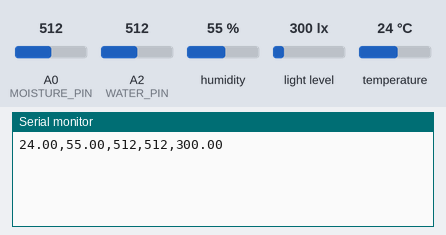
Recording of a sketch running on a simulated Arduino Uno, built with avr-gcc and run on an emulated ATmega328P. On the bench: the last lines printed to the serial monitor. The inputs (shaded band) are chosen by the test bench; at power-on: humidity 55 %, light level 300 lx, A0 (MOISTURE_PIN) = 512, A2 (WATER_PIN) = 512, temperature 24 °C.

Above: at 2.7 s.
2.8 s: humidity set to 22 %
At 7.8 s:
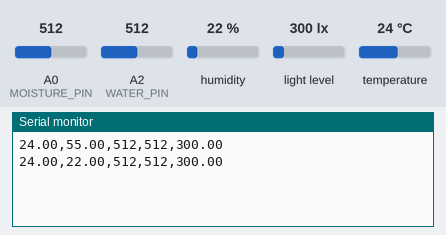
8.8 s: light level set to 40 lx
At 12.5 s:
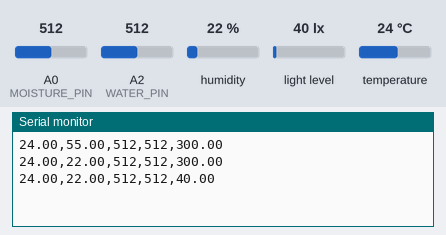
14.8 s: A0 (MOISTURE_PIN) set to 716
At 17.3 s:
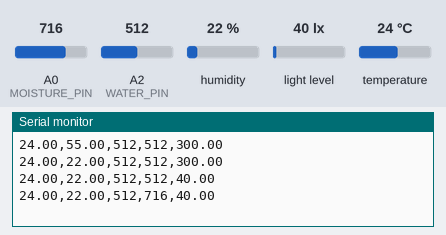
20.8 s: A2 (WATER_PIN) set to 716
At 22.1 s:
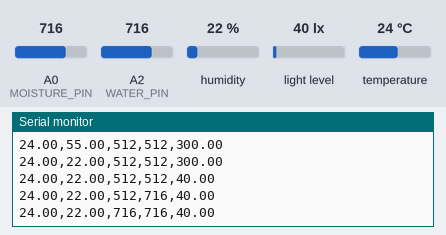
26.8 s: temperature set to 12 °C
At 26.8 s:
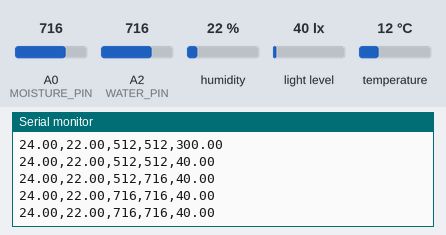
32.8 s: light level set to 500 lx
At 37.5 s:
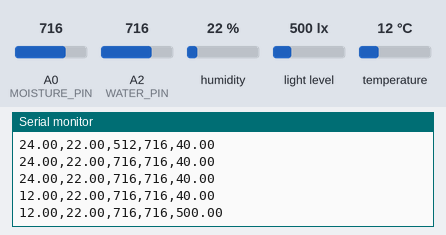
Timing chart, 0 to 39.0 s (numbered marks = the images above; inputs shaded):
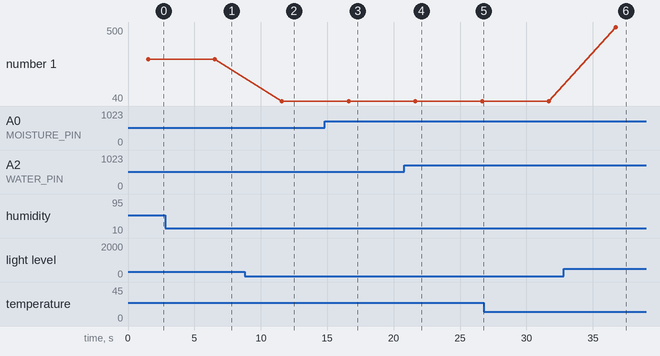

The sketch:

arduino.ino
```cpp
#include "dht.h"
#include <BH1750.h>
#include <Wire.h>
#define DHT_PIN A1
#define WATER_PIN A2
#define MOISTURE_PIN A0
BH1750 lightMeter;
dht DHT;
void setup() {
  Serial.begin(9600);
  Wire.begin();
  lightMeter.begin();
  delay(1500);
}
void loop() {
  float lux = lightMeter.readLightLevel();
  DHT.read11(DHT_PIN);
  Serial.print(DHT.temperature); Serial.print(",");
  Serial.print(DHT.humidity); Serial.print(",");
  Serial.print(analogRead(WATER_PIN)); Serial.print(",");
  Serial.print(analogRead(MOISTURE_PIN)); Serial.print(",");
  Serial.println(lux);
  delay(5000);
}
```

Measured:
- after the input at 2.8 s, the serial monitor: prints a new line after 3.8 s (image 1)
- after the input at 8.8 s, the serial monitor: prints a new line after 2.8 s (image 2)
- after the input at 14.8 s, the serial monitor: prints a new line after 1.8 s (image 3)
- after the input at 20.8 s, the serial monitor: prints a new line after 0.83 s (image 4)
- after the input at 32.8 s, the serial monitor: prints a new line after 3.9 s (image 6)
- plotted number 1: 300 → 40 after the input at 8.8 s, 40 → 500 after the input at 32.8 s
